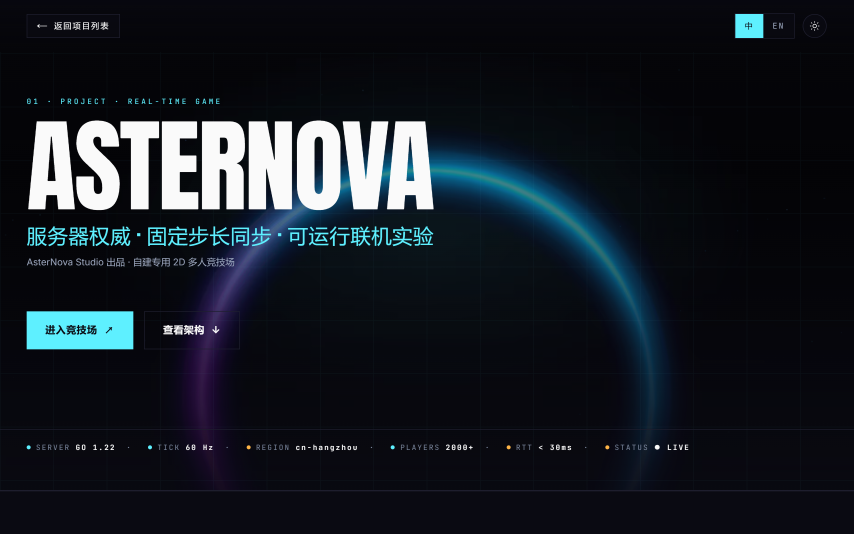
#> input picture scripts/asterforge-landscape/shots/game.png, 2560 x 1600 px (shown at 1/3 size)
$ python probe_frame.py asterforge-landscape/shots/game.png
#> lines starting #> are read from the running program, lines starting #| are printed output that depends on the picture
#!/usr/bin/env python3
"""Probe a rendered frame numerically: look for banding / rectangle edges in the
background and report text contrast, so design problems are measured, not guessed.

    python scripts/probe_frame.py <frame.png> [<frame2.png> ...]

Takes one or more files. The band/column coordinates below are tuned for a
1920x1080 title-card layout; they still print useful numbers on other sizes.
"""
from __future__ import annotations

import sys
from pathlib import Path

import numpy as np
from PIL import Image


def probe(p: Path) -> None:
    im = np.asarray(Image.open(p).convert('RGB')).astype(np.float32)
    h, w, _ = im.shape
#> h = 1600; w = 2560
    lum = im.mean(axis=2)
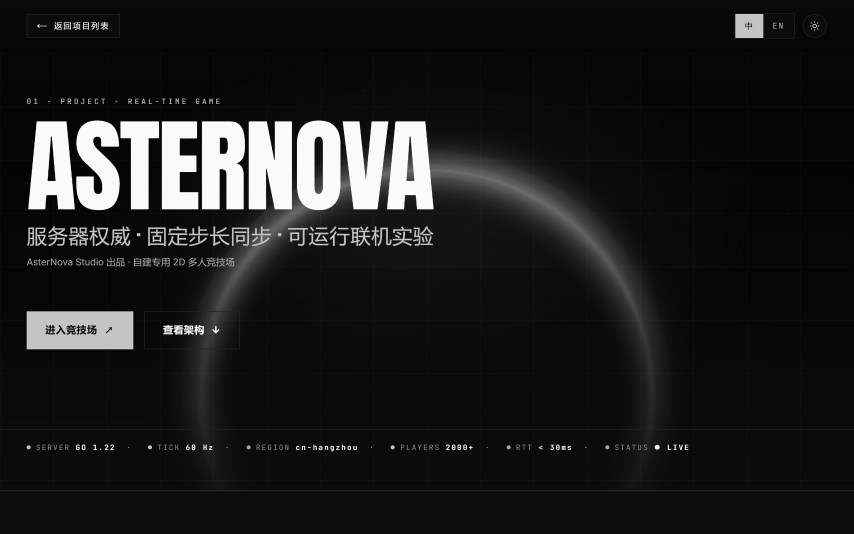
#> lum: shape (1600, 2560) float32 (shown at 1/3 size); min 4, max 250, mean 30
    print(f'{p.name}  {w}x{h}')
#| game.png  2560x1600

    # horizontal scan across an empty background band (rows 380-430 on a title card)
    band = lum[380:430, :].mean(axis=0)
#> band = 2560 values, max 250 at index 109, min 4.74 at index 8, mean 96.67
    steps = np.abs(np.diff(band))
#> steps = 2559 values, max 185.2 at index 605, min 0 at index 109, mean 2.61
    top = np.argsort(steps)[-6:][::-1]
#> top = [605, 745, 875, 485, 824, 590]
    print('  background row-band 380-430: luminance range '
          f'{band.min():.1f}..{band.max():.1f}')
#|   background row-band 380-430: luminance range 4.7..250.0
    print('  largest horizontal steps (x, delta):  ' +
          '  '.join(f'{int(i)}:{steps[i]:+.2f}' for i in sorted(top)))
#|   largest horizontal steps (x, delta):  485:+146.49  590:+125.27  605:+185.17  745:+176.77  824:+126.89  875:+158.05

    # vertical scan down an empty column
    col = lum[:, 300:340].mean(axis=1)
#> col = 1600 values, max 250 at index 379, min 4.51 at index 454, mean 59.24
    vsteps = np.abs(np.diff(col))
#> vsteps = 1599 values, max 188.5 at index 933, min 0 at index 12, mean 2.75
    vtop = np.argsort(vsteps)[-6:][::-1]
#> vtop = [933, 1047, 439, 1349, 77, 73]
    print('  largest vertical steps (y, delta):    ' +
          '  '.join(f'{int(i)}:{vsteps[i]:+.2f}' for i in sorted(vtop)))
#|   largest vertical steps (y, delta):    73:+106.69  77:+114.80  439:+168.66  933:+188.53  1047:+187.95  1349:+130.71

    # 2x2 block means on a coarse grid, to expose rectangular regions
    print('  coarse 6x4 block means:')
    for by in range(4):
        row = []
        for bx in range(6):
            blk = lum[by * h // 4:(by + 1) * h // 4, bx * w // 6:(bx + 1) * w // 6]
            row.append(f'{blk.mean():6.1f}')
        print('    ' + ' '.join(row))
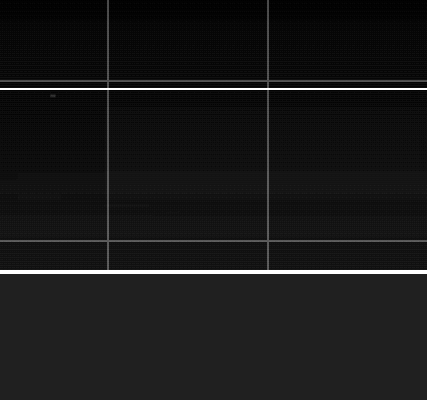
#> blk: shape (400, 427) float32; min 9.33, max 35.33, mean 11.8; drawn with min black and max white

    # text contrast: brightest 0.5% vs its local background
    flat = lum.ravel()
    hi = np.percentile(flat, 99.5)
#> hi = 250
    print(f'  p99.5 luminance {hi:.0f}, median {np.median(flat):.0f}')
#|   p99.5 luminance 250, median 11


def main():
    if len(sys.argv) < 2:
        print(__doc__.strip())
        raise SystemExit(2)
    for raw in sys.argv[1:]:
        probe(Path(raw))


if __name__ == '__main__':
    main()
